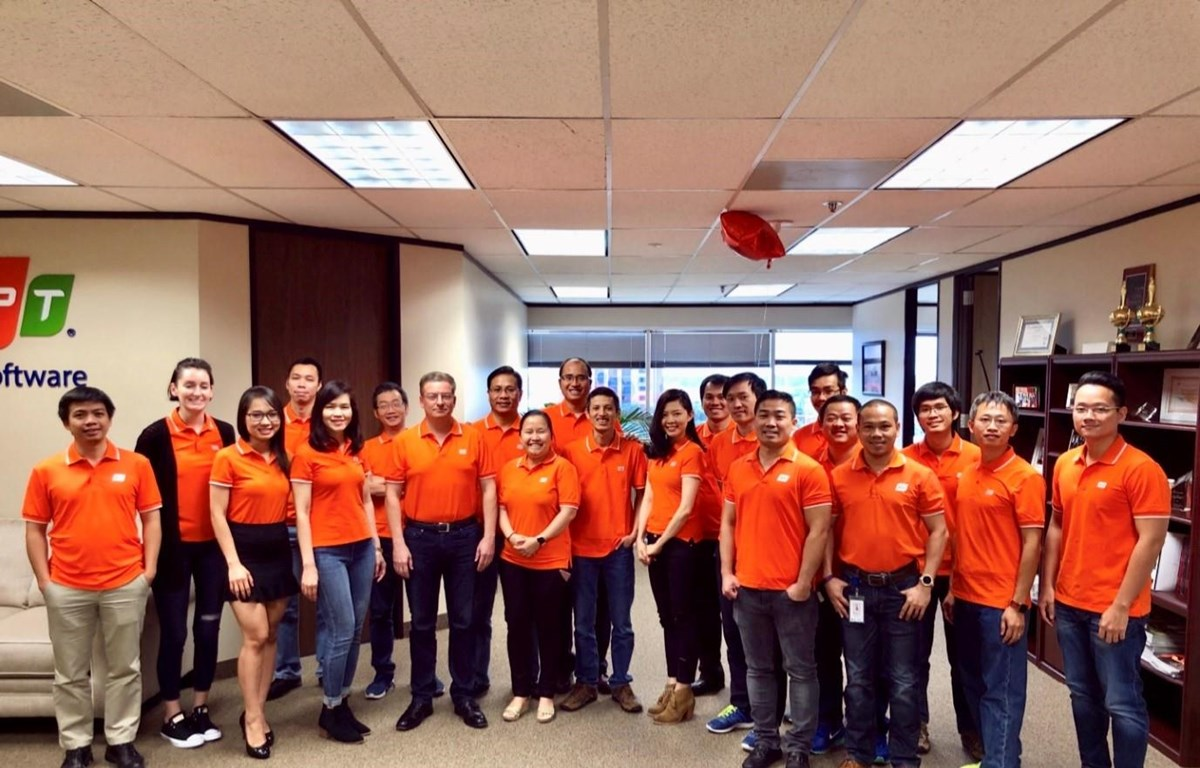
#> input picture anh_1.png, 1200 x 768 px
$ python Assignment.py
#> lines starting #> are read from the running program, lines starting #| are printed output that depends on the picture; after the words box and inside, x2 and y2 are one past the last pixel; in counts of white or black regions, pixels touching at a corner belong together
#> (reads savedfaces.npz from the repository)
import numpy as np
from sklearn.decomposition import PCA
import matplotlib.pyplot as plt
import cv2 as cv
import os

from sklearn.datasets import fetch_olivetti_faces

# SVM for classifier training:
from sklearn.svm import SVC

# Process each face image put into the images dataset:
# [82 lines left out: functions process_face_image, import_from_dataset, load_faces, train_test_split, not called in this run]

# Apply PCA to the training set to obtain the eigenfaces:
def get_eigenfaces(train_faces,components=100):
 pca = PCA(n_components=components)
 pca.fit(train_faces)

 # reshaping each row vector into a 2D image of size 64x64, to get eigenfaces
 eigenfaces = pca.components_.reshape((components, 64, 64))

 return pca,eigenfaces

# Train SVM classifier based on training faces:
def train_model(train_faces,train_target):
 # Project training and testing features onto eigenspace:
 train_features = pca.transform(train_faces)

 # trains a SVM classifier using the training features and labels.
 svm = SVC(random_state=420)
 svm.fit(train_features, train_target)

 return svm

# Shows all eigenfaces:
# [10 lines left out: function show_eigenfaces, not called in this run]

# Test the algorithm on any image:
def test(image):
 face_cascade = cv.CascadeClassifier('haarcascade_frontalface_default.xml')

 gray = cv.cvtColor(image, cv.COLOR_BGR2GRAY)
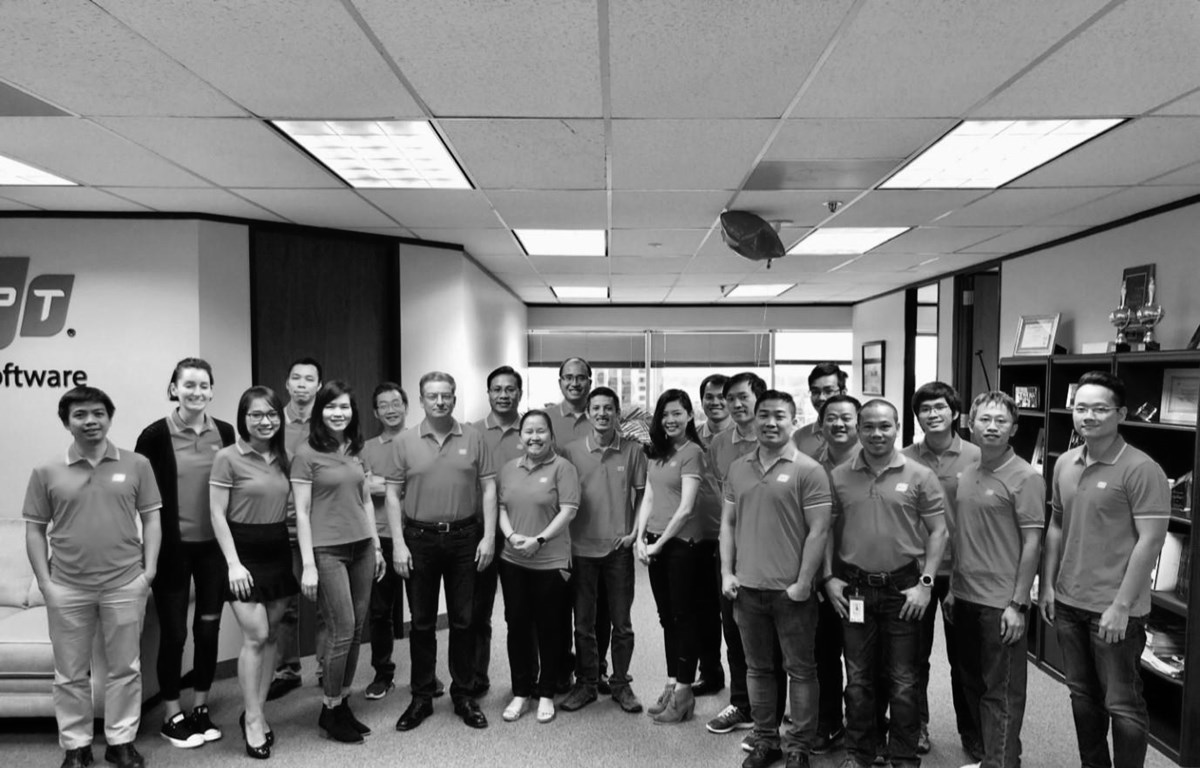
#> gray: shape (768, 1200); min 0, max 255, mean 118
#> image is the input picture: shape (768, 1200, 3); mean B, G, R 93.4, 106.3, 150.3
 faces = face_cascade.detectMultiScale(gray, scaleFactor=1.05, minNeighbors=7)
#> faces = 21 rows, first 6: [699, 385, 32, 32], [586, 396, 32, 32], [558, 365, 34, 34], [485, 375, 37, 37], [657, 401, 34, 34], [283, 363, 41, 41]

 face_images = []
 for (x, y, w, h) in faces:
  face = gray[y:y+h, x:x+w]
  face_images.append(face)
#> this loop made 21 passes
#> (x, y, w, h) on passes 1 to 12: (699, 385, 32, 32), (586, 396, 32, 32), (558, 365, 34, 34), (485, 375, 37, 37), (657, 401, 34, 34), (283, 363, 41, 41), (518, 418, 35, 35), (421, 382, 39, 39), (372, 392, 35, 35), (720, 384, 38, 38), (912, 392, 41, 41), (318, 392, 39, 39)
#> after the loop, face_images = 21 items

 normalized_faces = []
 for face in face_images:
  resized_face = cv.resize(face, (64, 64))
  normalized_face = cv.equalizeHist(resized_face)
  # Normalized face must be ravelled to match trained face data.
  normalized_face=np.ravel(normalized_face)
  normalized_faces.append(normalized_face)
#> this loop made 21 passes
#> pass 1, in test, `resized_face = cv.resize(face, (64, 64))`:
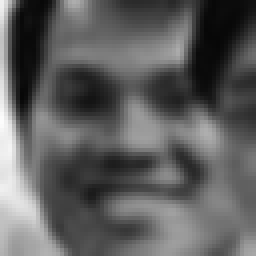
#> resized_face: shape (64, 64) (shown 4 times larger); min 7, max 252, mean 94.1
#> pass 1, in test, `normalized_face = cv.equalizeHist(resized_face)`:
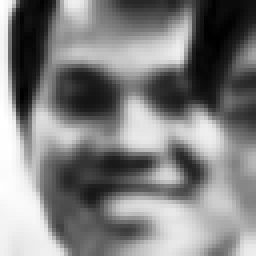
#> normalized_face: shape (64, 64) (shown 4 times larger); min 0, max 255, mean 128
#> pass 2, in test, `normalized_face = cv.equalizeHist(resized_face)`:
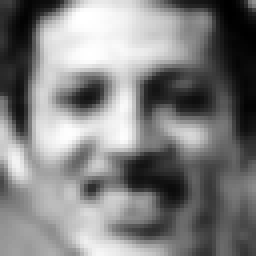
#> normalized_face: shape (64, 64) (shown 4 times larger); min 0, max 255, mean 128.3
#> after the loop:
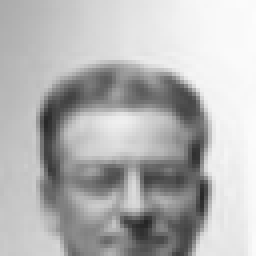
#> resized_face: shape (64, 64) (shown 4 times larger); min 37, max 252, mean 181.7
#> after the loop, normalized_faces = 21 items

 test_features = pca.transform(np.array(normalized_faces))
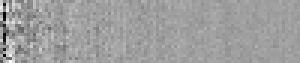
#> test_features: shape (21, 100) float64 (shown 3 times larger); min -4171.6, max 2501.4, mean -18.1; drawn with min black and max white

 predicted_labels = svm.predict(test_features)

 for i, (x, y, w, h) in enumerate(faces):
  cv.rectangle(image, (x, y), (x+w, y+h), (0, 255, 0), 2)
  cv.putText(image, f"{predicted_labels[i]}", (x, y-10), cv.FONT_HERSHEY_SIMPLEX, 0.5, (0, 255, 0), 2)
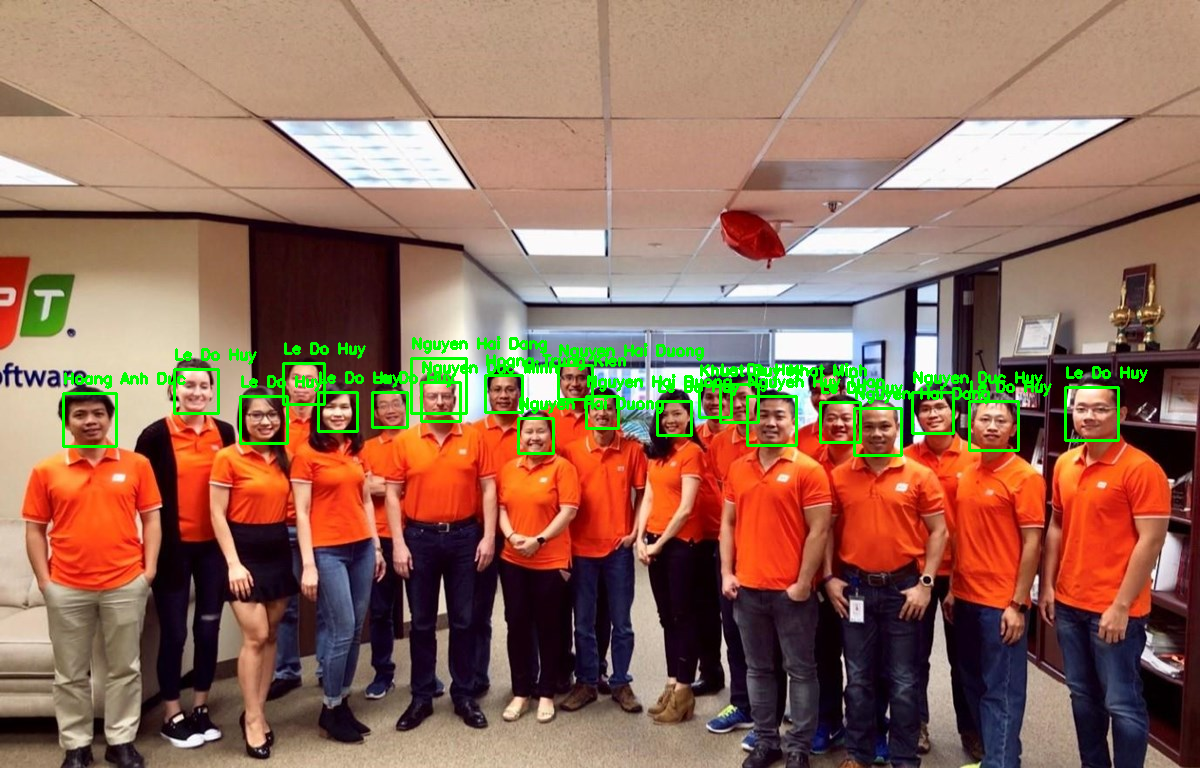
#> image: shape (768, 1200, 3); 2.54% of pixels changed, all inside (x1, y1, x2, y2) = (62, 336, 1148, 457)

 cv.imshow("Detected Faces", image)
 cv.waitKey(0)
 cv.destroyAllWindows()

# Execution:

# Load the faces dataset and split it into training and testing sets
# (old unused code)
#faces, target = load_faces()

# Only run import_from_dataset if there's new data to add.
#faces, target = import_from_dataset()
#np.savez("savedfaces.npz",faces=faces,target=target)

# Gets data from the last processed iteration of import_from_dataset():
data=np.load('savedfaces.npz')
faces,target=data['faces'],data['target']

pca,eigenfaces=get_eigenfaces(faces,100)

svm=train_model(faces,target)

test(cv.imread("anh_1.png"))
